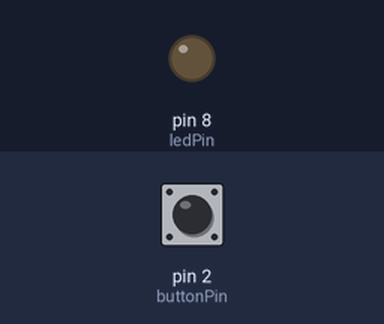
This sketch was run on a simulated Arduino Uno, built with avr-gcc and run on an emulated ATmega328P. On the bench: output pins drawn as LEDs (lit = HIGH). Dashed ring = blinking. Inputs (shaded band) come from the test bench; at power-on: pin 2 (buttonPin) HIGH.

Above: at 1.2 s.
1.3 s: pin 2 (buttonPin) pulled LOW for 0.15 s
At 1.7 s:
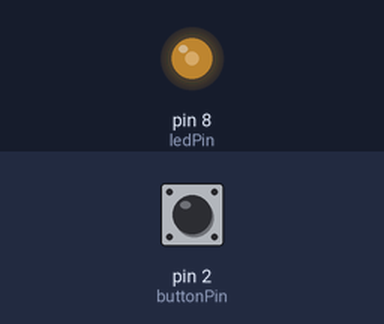
2.9 s: pin 2 (buttonPin) pulled LOW for 1 s
At 3.4 s:
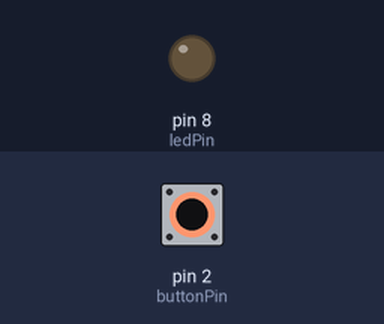
5.4 s: pin 2 (buttonPin) pulled LOW for 3.2 s
At 6.0 s:
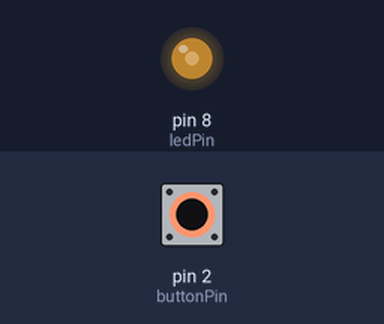
10.1 s: pin 2 (buttonPin) pulsed LOW 5 times (0.12 s each, 0.3 s apart)
At 10.73 s:
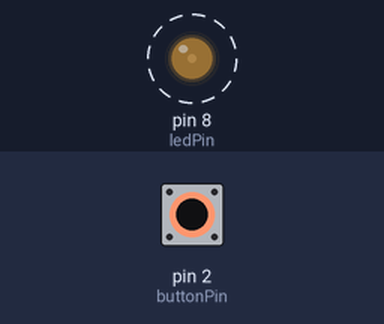
Timing chart, 0 to 13.1 s (numbered marks = the images above; inputs shaded):
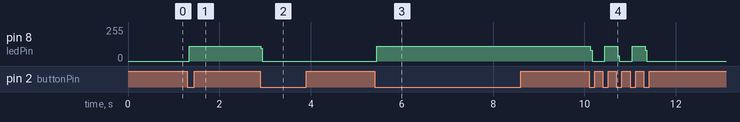

The sketch:

_interrupt_03.ino
```cpp
int i;
int currentState = i++;
const int buttonPin = 2;
const int ledPin = 8;

volatile byte ledState = 0;

void setup() {
  // put your setup code here, to run once;
  pinMode(ledPin, OUTPUT);
  pinMode(buttonPin, INPUT_PULLUP);

  attachInterrupt(digitalPinToInterrupt(buttonPin), toggleLED, FALLING);
}


void loop() {
  // put your main code here, to run repeatedly:
  digitalWrite(ledPin, ledState);
  switch (currentState) {
    case 0:
    digitalWrite(ledPin, 0);
    break;

    case 1:
    digitalWrite(ledPin, 1);
    break;

    case 2:
    digitalWrite(ledPin, 1);
    delay(100);
    digitalWrite(ledPin, 0);
    delay(100);
    break;
  }
}
void toggleLED() {
  ledState = !ledState;
  delay(1000);
}
```

Measured:
- after the input at 1.3 s, pin 8 (ledPin): 0/255 → 112/255 after 0.05 s
- after the input at 2.9 s, pin 8 (ledPin): 112/255 → 0/255 at once
- after the input at 5.4 s, pin 8 (ledPin): 0/255 → 112/255 after 0.05 s
- after the input at 10.1 s, pin 8 (ledPin): alternates 112/255 for 0.28 s and 0/255 for 0.32 s, 5 changes in all, then stays 0/255, starting at once
